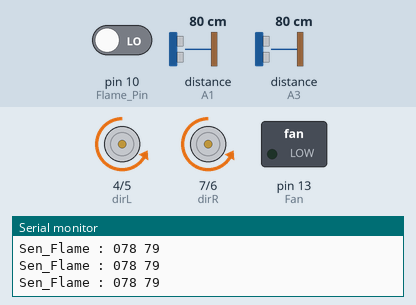
Simulated run of this sketch. Board: Arduino Uno, built with avr-gcc and run on an emulated ATmega328P. On the bench: direction and speed pins drawn as motors (green arrow = direction pin HIGH = forward, orange = LOW = backward, longer = more drive), switched loads named in the sketch (green lamp = pin HIGH), the last lines printed to the serial monitor. Wiring (inferred from the names in the program): 2 × ultrasonic range finder: trigger A0, echo A1 / trigger A2, echo A3. The test bench sets the inputs (shaded band); at power-on: distance to the obstacle (sensors on A3, A1) 80 cm, pin 10 (Flame_Pin) LOW. The echo pulse lasts 58.3 µs per cm; pins used as bus, display or sensor lines are not drawn.

Above: at 1.2 s.
1.3 s: distance to the obstacle (sensor on A3) set to 250 cm
At 2.2 s:
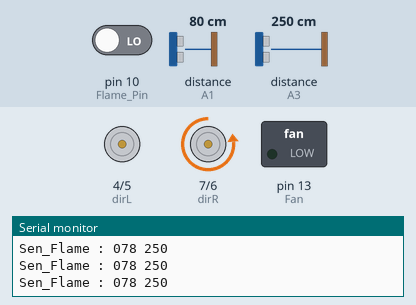
4.3 s: distance to the obstacle (sensor on A3) set to 2 cm
At 4.9 s:
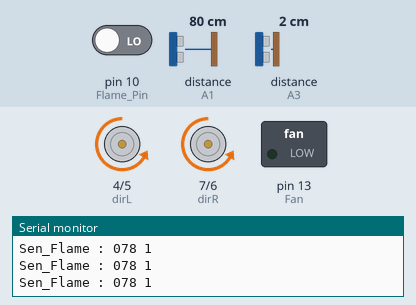
7.3 s: pin 10 (Flame_Pin) driven HIGH
At 8.4 s:
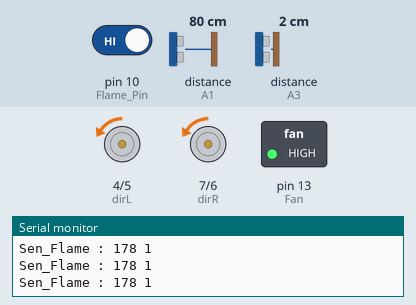
10.3 s: distance to the obstacle (sensor on A3) set to 97 cm
13.3 s: distance to the obstacle (sensor on A3) set to 101 cm
At 13.63 s:
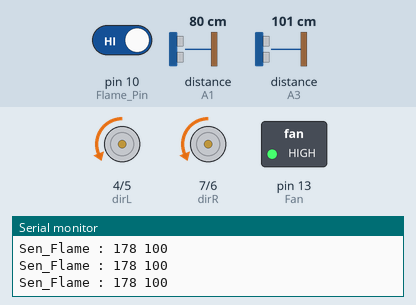
16.3 s: distance to the obstacle (sensor on A1) set to 35 cm
Timing chart, 0 to 20.3 s (numbered marks = the images above; inputs shaded):
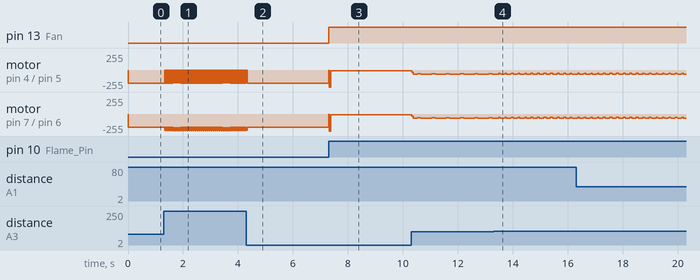

Measured:
- the behaviour switches between 100 and 101 cm on distance to the obstacle (sensor on A3) (found by bisection; images 3 and 4)
- after the input at 1.3 s, motor on pin 4 (dirL) / pin 5 (pwmL): alternates backward 200/255 for 0.02 s and stopped for 0.02 s, starting at once; motor on pin 7 (dirR) / pin 6 (pwmR): backward 200/255 → backward 240/255 at once, then repeats every 0.07 s: backward 200/255 0.02 s, backward 250/255 0.02 s, backward 200/255 0.02 s, backward 240/255 0.02 s
- after the input at 4.3 s, motor on pin 4 (dirL) / pin 5 (pwmL), motor on pin 7 (dirR) / pin 6 (pwmR): goes on until 4.3 s, then stays backward 200/255
- after the input at 7.3 s, pin 13 (Fan): LOW → HIGH at once; motor on pin 4 (dirL) / pin 5 (pwmL), motor on pin 7 (dirR) / pin 6 (pwmR): backward 200/255 → backward 8/255 at once

The sketch:

PID_3.ino
```cpp
#define trig1 A0
#define echo1 A1
#define trig2 A2
#define echo2 A3

long durasi1, durasi2, jarak1, jarak2;

//Motor A Direction
#define dirL 4
#define pwmL 5
//Motor B Direction
#define pwmR 6
#define dirR 7
//kipas
#define Fan 13
//Sen_Flame
#define Flame_Pin 10
//button scan sensor
#define Button 9


int Button_State = 0; // belum tergunakan

int speed = 120;
int maxSpeed = 250;

float integer =0;
float derivative =0;
float lastError =0;
float error =0;
float pid = 0;

float Kp = 0.5;
float Kd = 0;
float Ki = 0.1;
int setkiri=8;
int setdepan=10;

int turnLeft;
int turnRight;

int Sen_Flame;

void setup() {
  // put your setup code here, to run once:
  Serial.begin (9600);
  //ultrasonic
  pinMode(trig1, OUTPUT);
  pinMode(echo1, INPUT);
  pinMode(trig2, OUTPUT);
  pinMode(echo2, INPUT);

  //motor
  pinMode(dirL, OUTPUT);
  pinMode(pwmL, OUTPUT);
  pinMode(dirR, OUTPUT);
  pinMode(pwmR, OUTPUT);

  //button
  pinMode(Button, INPUT);

  //Fan
  pinMode(Fan, OUTPUT);

  //Sen_Flame
  pinMode(Flame_Pin, INPUT);
}

void loop() {
  // put your main code here, to run repeatedly:
  bacadinding();
  motor_move(200,200);
  pid_perhitungan();
  jalan(turnLeft, turnRight);
  Api();
  if(jarak1<setdepan){
  turnRight ;
  delay(400);
  }
}

void bacadinding(){
 //sensor depan
  digitalWrite(trig1, LOW);
  delayMicroseconds(2);
  digitalWrite(trig1, HIGH);
  delayMicroseconds(10);
  digitalWrite(trig1, LOW);
  durasi1 = pulseIn(echo1, HIGH);
  jarak1 = (durasi1*.034)/2;

//sensor samping
  digitalWrite(trig2, LOW);
  delayMicroseconds(2);
  digitalWrite(trig2, HIGH);
  delayMicroseconds(10);
  digitalWrite(trig2, LOW);
  durasi2 = pulseIn(echo2, HIGH);
  jarak2= (durasi2/2) / 29.1;

  Serial.print (jarak1);
  Serial.print (" ");
  Serial.println (jarak2);
  }

int fungsierror(){
 long durasi2, jarak2;
  digitalWrite(trig2, LOW);
  delayMicroseconds(2);
  digitalWrite(trig2, HIGH);
  delayMicroseconds(10);
  digitalWrite(trig2, LOW);
  durasi2 = pulseIn(echo2, HIGH);
  jarak2 = (durasi2*.0343)/2;

  int error = setkiri-jarak2; // setpoint sensor kiri
  return error;
}

void pid_perhitungan(){
  error = fungsierror();
  integer += error;
  if(integer>255){
     integer = 255;
    }
    if(integer<-255){
     integer = 0;
    }
  int derivative = error-lastError;
  pid = error*Kp + integer*Ki + derivative * Kd;
  turnLeft = speed + pid;
    if(turnLeft>maxSpeed){
     turnLeft = maxSpeed;
      }
    else if(turnLeft<-maxSpeed){
      turnLeft = 0;
    }
  turnRight = speed-pid;
    if(turnRight>maxSpeed){
      turnRight = maxSpeed;
    }
    else if(turnRight<-maxSpeed){
      turnRight = 0;
    }
    lastError = error;
  }

void jalan(int speedLeft, int speedRight){
 if(speedLeft>0){
    digitalWrite(pwmL, HIGH);
    digitalWrite(dirL, LOW);
    analogWrite(pwmL, speedLeft);
    }
    else {
      digitalWrite(pwmL, LOW);
      digitalWrite(dirL, HIGH);
      analogWrite(dirL, speedLeft);
    }

  if(speedRight>0){
    digitalWrite(pwmR, HIGH);
    digitalWrite(dirR, LOW);
    analogWrite(pwmR, speedRight);
    }
    else{
      digitalWrite(pwmR, LOW);
      digitalWrite(dirR, HIGH);
      analogWrite(dirR, speedRight);
   }
  }

void motor_move(int motorL, int motorR){
  motorL=constrain(motorL, -255, 255);
  motorR=constrain(motorR, -255, 255);

  analogWrite(pwmL, motorL < 0 ? 255 + motorL : motorL);
  analogWrite(pwmR, motorR < 0 ? 255 + motorR : motorR);
  digitalWrite(dirL, motorL < 0 ? HIGH : LOW);
  digitalWrite(dirR, motorR < 0 ? HIGH : LOW);
}

void Api ()
{
 Sen_Flame = digitalRead(Flame_Pin);

 if (Sen_Flame == HIGH){
 digitalWrite(Fan, HIGH);
  digitalWrite(pwmR, LOW);
    digitalWrite(dirR, LOW);
     digitalWrite(pwmL, LOW);
      digitalWrite(dirL, LOW);
 }
 else {
  digitalWrite(Fan, LOW);
 }
 Serial.print("Sen_Flame : ");
 Serial.print(Sen_Flame);
}
```
